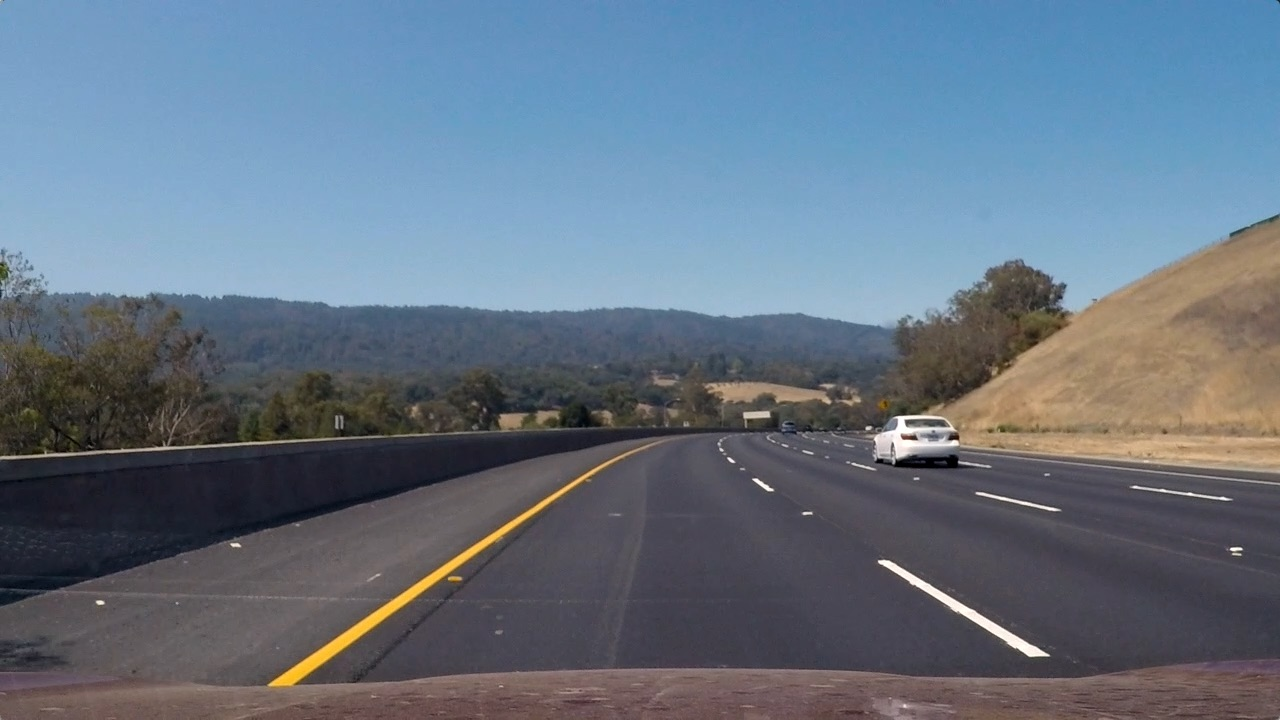
#> input picture test_images/test3.jpg, 1280 x 720 px
$ jupyter execute Processing.ipynb   (shell and % lines are left out)   (older library calls are emulated)
#> lines starting #> are read from the running program, lines starting #| are printed output that depends on the picture; after the words box and inside, x2 and y2 are one past the last pixel; in counts of white or black regions, pixels touching at a corner belong together
[cell 1]
import numpy as np
import cv2
import matplotlib.pyplot as plt
import pickle
import random

from __future__ import print_function
from ipywidgets import interact, interactive, fixed
import ipywidgets as widgets

# Visualizations will be shown in the notebook.
plt.rcParams["figure.figsize"] = [10, 10]

src = np.float32(
    [[0, 720],
    [1280, 720],
    [542, 464],
    [738, 464]])

#src = np.float32(
#    [[0, 720],
#    [1280, 720],
#    [510, 480],
#    [770, 480]]

dst = np.float32(
    [[0, 720],
    [1280, 720],
    [0, 0],
    [1280, 0]])

m = cv2.getPerspectiveTransform(src, dst)
m_inv = cv2.getPerspectiveTransform(dst, src)

[cell 2]
def abs_sobel_thres(img, orient='x', sobel_thresh=(20, 100)):
    """
    Takes an image, gradient orientation, and threshold min/max values
    """
    # Convert to grayscale
    gray = cv2.cvtColor(img, cv2.COLOR_RGB2GRAY)
    # Apply x or y gradient with the OpenCV Sobel() function
    # and take the absolute value
    if orient == 'x':
        abs_sobel = np.absolute(cv2.Sobel(gray, cv2.CV_64F, 1, 0))
    if orient == 'y':
        abs_sobel = np.absolute(cv2.Sobel(gray, cv2.CV_64F, 0, 1))
    # Rescale back to 8 bit integer
    scaled_sobel = np.uint8(255*abs_sobel/np.max(abs_sobel))
    # Create a copy and apply the threshold
    binary_output = np.zeros_like(scaled_sobel)
    # Here I'm using inclusive (>=, <=) thresholds, but exclusive is ok too
    binary_output[(scaled_sobel >= sobel_thresh[0]) & (scaled_sobel <= sobel_thresh[1])] = 1

    # Return the result
    return binary_output

def mag_thres(img, sobel_kernel=3, mag_thresh=(30, 100)):
    """
    Return the magnitude of the gradient
    for a given sobel kernel size and threshold values
    """
    # Convert to grayscale
    gray = cv2.cvtColor(img, cv2.COLOR_RGB2GRAY)
    # Take both Sobel x and y gradients
    sobelx = cv2.Sobel(gray, cv2.CV_64F, 1, 0, ksize=sobel_kernel)
    sobely = cv2.Sobel(gray, cv2.CV_64F, 0, 1, ksize=sobel_kernel)
    # Calculate the gradient magnitude
    gradmag = np.sqrt(sobelx**2 + sobely**2)
    # Rescale to 8 bit
    scale_factor = np.max(gradmag)/255
    gradmag = (gradmag/scale_factor).astype(np.uint8)
    # Create a binary image of ones where threshold is met, zeros otherwise
    binary_output = np.zeros_like(gradmag)
    binary_output[(gradmag >= mag_thresh[0]) & (gradmag <= mag_thresh[1])] = 1

    # Return the binary image
    return binary_output

def dir_thres(img, sobel_kernel=3, dir_thresh=(0, np.pi/2)):
    """
    Return the direction of the gradient
    for a given sobel kernel size and threshold values
    """
    # Convert to grayscale
    gray = cv2.cvtColor(img, cv2.COLOR_RGB2GRAY)
    # Calculate the x and y gradients
    sobelx = cv2.Sobel(gray, cv2.CV_64F, 1, 0, ksize=sobel_kernel)
    sobely = cv2.Sobel(gray, cv2.CV_64F, 0, 1, ksize=sobel_kernel)
    # Take the absolute value of the gradient direction,
    # apply a threshold, and create a binary image result
    absgraddir = np.arctan2(np.absolute(sobely), np.absolute(sobelx))
    binary_output =  np.zeros_like(absgraddir)
    binary_output[(absgraddir >= dir_thresh[0]) & (absgraddir <= dir_thresh[1])] = 1

    # Return the binary image
    return binary_output

def HLS_thres(img, HLS_thresh=(100, 255)):
    """
    Convert RGB to HLS and threshold to binary image using S channel
    """
    hls = cv2.cvtColor(img, cv2.COLOR_RGB2HLS)
    s_channel = hls[:,:,2]
    binary_output = np.zeros_like(s_channel)
    binary_output[(s_channel > HLS_thresh[0]) & (s_channel <= HLS_thresh[1])] = 1
    return binary_output

def HSV_thres(img, HSV_thresh=(100, 255)):
    """
    Convert RGB to HLS and threshold to binary image using S channel
    """
    hsv = cv2.cvtColor(img, cv2.COLOR_RGB2HSV)
    v_channel = hsv[:,:,2]
    binary_output = np.zeros_like(v_channel)
    binary_output[(v_channel > HSV_thresh[0]) & (v_channel <= HSV_thresh[1])] = 1
    return binary_output

def yellow(img):
    hsv = cv2.cvtColor(img, cv2.COLOR_RGB2HSV)
    lower_yellow = np.array([0,100,100])
    upper_yellow = np.array([50,255,255])
    mask = cv2.inRange(hsv, lower_yellow, upper_yellow)
    mask = mask/255
    return mask

def white(img):
    hsv = cv2.cvtColor(img, cv2.COLOR_RGB2HSV)
    lower_white = np.array([18,0,170])
    upper_white = np.array([255,80,255])
    mask = cv2.inRange(hsv, lower_white, upper_white)
    mask = mask/255
    return mask

[cell 3]
with open('calibration_data/calibration_matrices.p', 'rb') as f:
#> (reads calibration_data/calibration_matrices.p from the repository)
    save_dict = pickle.load(f)
mtx = save_dict['mtx']
dist = save_dict['dist']
print(mtx)
print()
print(dist)

[cell 4]
image_file = 'test_images/test3.jpg'
image = cv2.imread(image_file)
#> image is the input picture: shape (720, 1280, 3); mean B, G, R 130.7, 115.3, 101.1
image = cv2.resize(image, (1280, 720))
image = cv2.cvtColor(image, cv2.COLOR_BGR2RGB)
image = cv2.undistort(image, mtx, dist, None, mtx)
plt.imshow(image, cmap="gray")
plt.title('Undistorted images')

[cell 5]
def yellow(img):
    hsv = cv2.cvtColor(img, cv2.COLOR_RGB2HSV)
#> hsv: shape (720, 1280, 3); mean H, S, V 96.8, 71.3, 138
    lower_yellow = np.array([0,50,100])
    upper_yellow = np.array([50,255,255])
    mask = cv2.inRange(hsv, lower_yellow, upper_yellow)
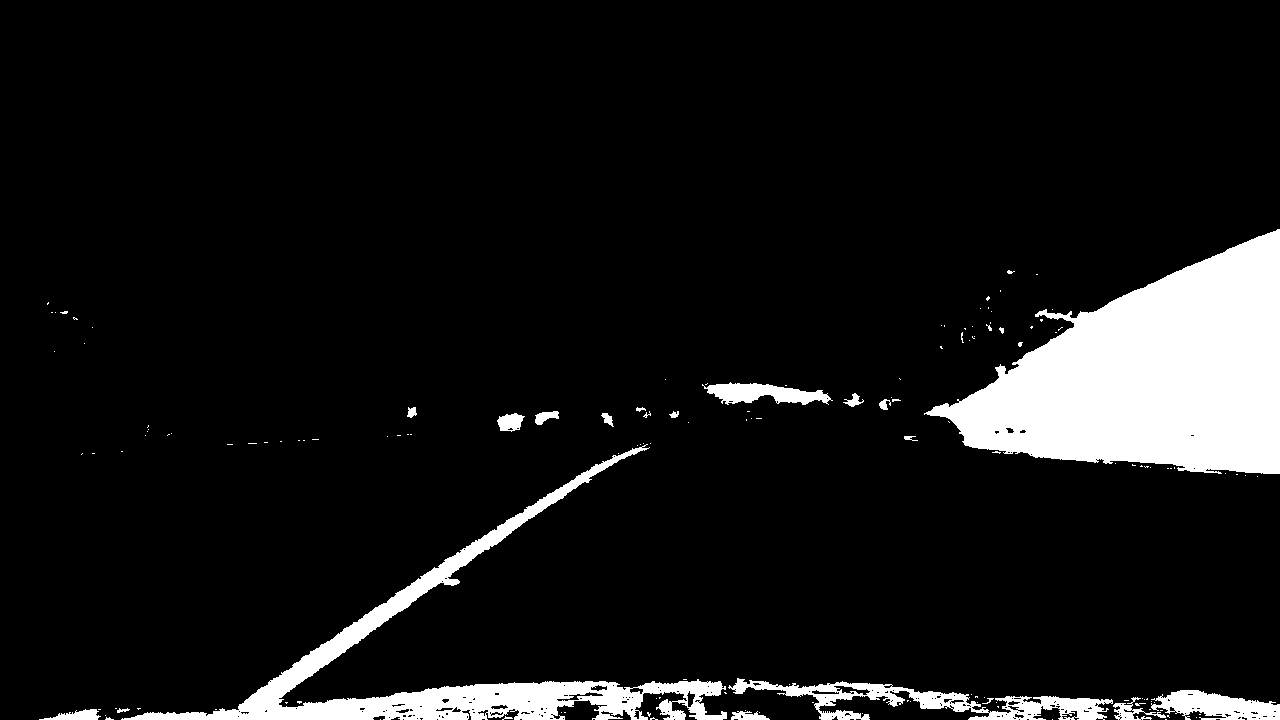
#> mask: shape (720, 1280); 8.9% white; 148 white regions (127 under 20 px), largest, box (x1, y1, x2, y2) and area: (924, 229, 1280, 474) 51012, (121, 444, 727, 720) 19160, (728, 678, 1113, 720) 5176
    mask = mask/255
    return mask

yellow_mask = yellow(image)
plt.imshow(yellow_mask, cmap="gray")

[cell 6]
def white(img):
    hsv = cv2.cvtColor(img, cv2.COLOR_RGB2HSV)
    lower_white = np.array([5,0,170])
    upper_white = np.array([255,80,255])
    mask = cv2.inRange(hsv, lower_white, upper_white)
#> mask: shape (720, 1280); 8.8% white; 157 white regions (117 under 20 px), largest, box (x1, y1, x2, y2) and area: (0, 185, 1274, 327) 73893, (881, 563, 1068, 669) 1867, (883, 415, 965, 463) 1491
    mask = mask/255
    return mask

white_mask = white(image)
plt.imshow(white_mask, cmap="gray")

[cell 7]
def update_sobel(x_min,x_max):
    abs_sobel_bin = abs_sobel_thres(image,orient='x',sobel_thresh=(x_min, x_max))
    plt.imshow(abs_sobel_bin, cmap="gray")
    plt.title('Absolute Sobel Thresholding')

interact(update_sobel,
         x_min=widgets.IntSlider(min=0,max=255,step=1,value=30),
         x_max=widgets.IntSlider(min=0,max=255,step=1,value=255));
#> the sliders are set to x_min = 30, x_max = 255
#> in update_sobel, `abs_sobel_bin = abs_sobel_thres(image,orient='x',sobel_thresh=(x_min, ..`: abs_sobel_bin: shape (720, 1280); values 0 (black) and 1 (white), 1.5% white in thin lines or dots, all inside (x1, y1, x2, y2) = (1, 219, 1279, 720)

[cell 8]
def update_magnitude(m_min,m_max):
    mag_bin = mag_thres(image,sobel_kernel=3, mag_thresh=(m_min, m_max))
    plt.imshow(mag_bin, cmap="gray")
    plt.title('Magnitude Sobel Thresholding')

interact(update_magnitude,
         m_min=widgets.IntSlider(min=0,max=255,step=1,value=60),
         m_max=widgets.IntSlider(min=0,max=255,step=1,value=255));
#> the sliders are set to m_min = 60, m_max = 255
#> in mag_thres, `gradmag = np.sqrt(sobelx**2 + sobely**2)`:
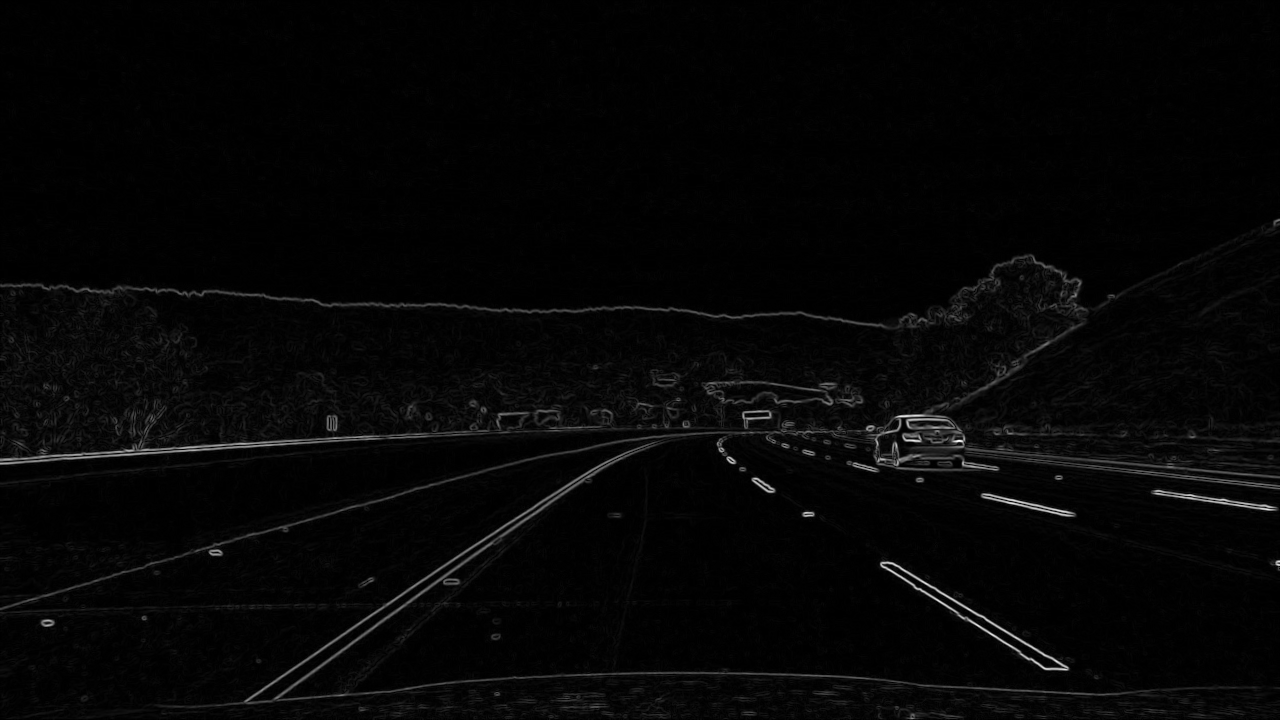
#> gradmag: shape (720, 1280) float64; min 0, max 773.7, mean 18.3; drawn with min black and max white
#> in mag_thres, `scale_factor = np.max(gradmag)/255`: scale_factor = 3.03
#> in update_magnitude, `mag_bin = mag_thres(image,sobel_kernel=3, mag_thresh=(m_min, m_max))`: mag_bin: shape (720, 1280); values 0 (black) and 1 (white), 1.6% white in thin lines or dots, all inside (x1, y1, x2, y2) = (0, 219, 1280, 719)

[cell 9]
def update_direction(d_min,d_max):
    dir_bin = dir_thres(image,sobel_kernel=15, dir_thresh=(d_min, d_max))
    plt.imshow(dir_bin, cmap="gray")
    plt.title('Direction Sobel Thresholding')

interact(update_direction,
         d_min=widgets.FloatSlider(min=0,max=np.pi,step=0.001,value=0.7),
         d_max=widgets.FloatSlider(min=0,max=np.pi,step=0.001,value=1.1));
#> the sliders are set to d_min = 0.7, d_max = 1.1
#> in update_direction, `dir_bin = dir_thres(image,sobel_kernel=15, dir_thresh=(d_min, d_max))`: dir_bin: shape (720, 1280) float64; values 0 (black) and 1 (white), 24.5% white in thin lines or dots

[cell 10]
def update_HLS(h_min,h_max):
    hls_bin = HLS_thres(image, HLS_thresh=(h_min, h_max))
    plt.imshow(hls_bin, cmap="gray")
    plt.title('HLS Thresholding')

interact(update_HLS,
         h_min=widgets.IntSlider(min=0,max=255,step=1,value=15),
         h_max=widgets.IntSlider(min=0,max=255,step=1,value=255));
#> the sliders are set to h_min = 15, h_max = 255
#> in HLS_thres, `hls = cv2.cvtColor(img, cv2.COLOR_RGB2HLS)`: hls: shape (720, 1280, 3); mean of channels 0, 1, 2 96.7, 116.1, 61.6
#> in update_HLS, `hls_bin = HLS_thres(image, HLS_thresh=(h_min, h_max))`: hls_bin: shape (720, 1280); values 0 (black) and 1 (white), 83.3% white; 451 black regions (373 under 20 px), largest, box (x1, y1, x2, y2) and area: (0, 224, 1280, 711) 141748, (1110, 653, 1222, 688) 1870, (1129, 536, 1206, 566) 815

[cell 11]
def update_HSV(hmin,hmax):
    hsv_bin = HSV_thres(image, HSV_thresh=(hmin, hmax))
    plt.imshow(hsv_bin, cmap="gray")
    plt.title('HSV Thresholding')

interact(update_HSV,
         hmin=widgets.IntSlider(min=0,max=255,step=1,value=175),
         hmax=widgets.IntSlider(min=0,max=255,step=1,value=255));
#> the sliders are set to hmin = 175, hmax = 255
#> in HSV_thres, `v_channel = hsv[:,:,2]`:
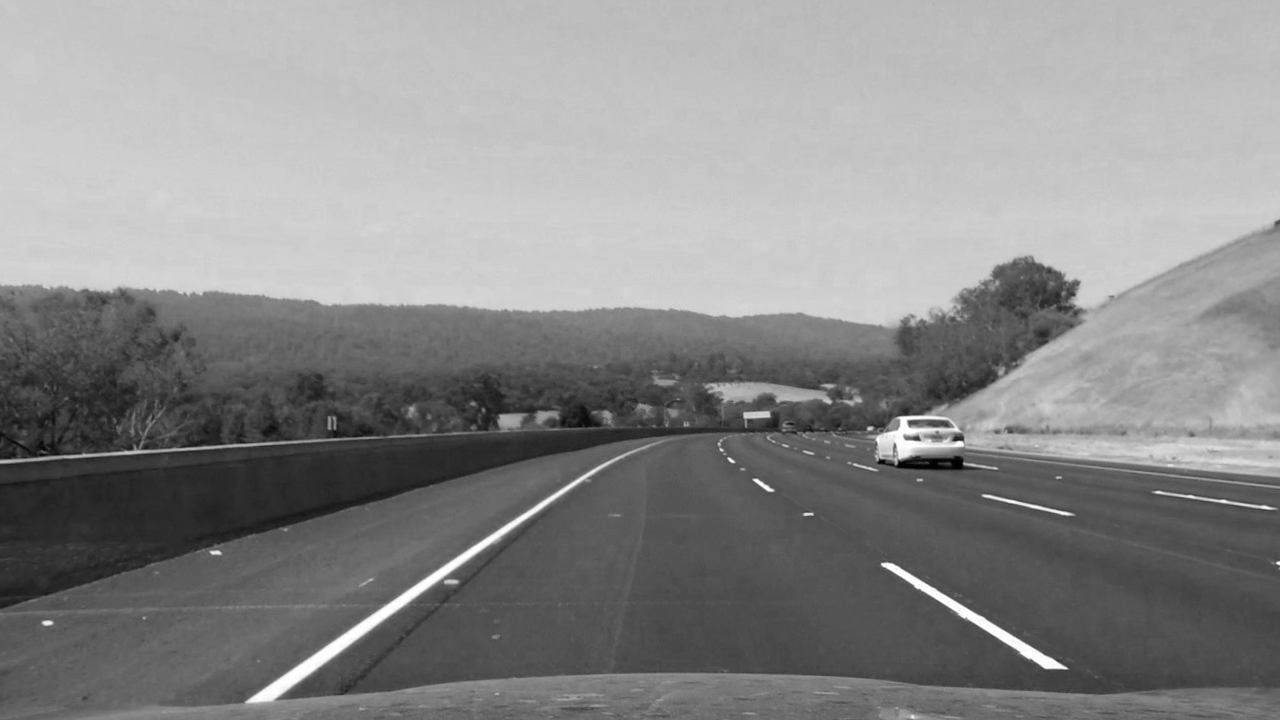
#> v_channel: shape (720, 1280); min 0, max 255, mean 138
#> in update_HSV, `hsv_bin = HSV_thres(image, HSV_thresh=(hmin, hmax))`: hsv_bin: shape (720, 1280); values 0 (black) and 1 (white), 43.4% white; 117 white regions (79 under 20 px), largest, box (x1, y1, x2, y2) and area: (0, 0, 1280, 327) 378225, (1014, 435, 1280, 476) 5928, (246, 454, 626, 704) 3943

[cell 12]
def combined_thresh(img):
    abs_bin = abs_sobel_thres(img, orient='x', sobel_thresh=(60, 255))
#> abs_bin: shape (720, 1280); values 0 (black) and 1 (white), 0.51% white in thin lines or dots, all inside (x1, y1, x2, y2) = (13, 221, 1279, 719)
    mag_bin = mag_thres(img, sobel_kernel=3, mag_thresh=(60, 255))
    dir_bin = dir_thres(img, sobel_kernel=15, dir_thresh=(0.7, 1.1))
    hls_bin = HLS_thres(img, HLS_thresh=(12, 255))
#> hls_bin: shape (720, 1280); values 0 (black) and 1 (white), 87.8% white; 346 black regions (267 under 20 px), largest, box (x1, y1, x2, y2) and area: (0, 406, 1280, 707) 69424, (0, 294, 518, 420) 9746, (871, 518, 1075, 684) 6744
    hsv_bin = HSV_thres(img, HSV_thresh=(170, 255))
#> hsv_bin: shape (720, 1280); values 0 (black) and 1 (white), 44.2% white; 144 white regions (100 under 20 px), largest, box (x1, y1, x2, y2) and area: (0, 0, 1280, 327) 378569, (974, 304, 1180, 433) 7321, (965, 432, 1280, 476) 7184
    yellow_bin = yellow(img)
    white_bin= white(img)
    combined = np.zeros_like(dir_bin)
    #combined[(abs_bin == 1 | ((mag_bin == 1) & (dir_bin == 1))) | ((hls_bin == 1)&(hsv_bin == 1)) ] = 1
    combined[(abs_bin == 1 | ((mag_bin == 1) & (dir_bin == 1))) | ((hls_bin == 1)&(hsv_bin == 1)) | ((yellow_bin == 1)|(white_bin == 1))] = 1
    #combined[((yellow_bin == 1)|(white_bin == 1))] = 1

    return combined

[cell 13]
binary = combined_thresh(image)
#> binary: shape (720, 1280) float64; values 0 (black) and 1 (white), 50.8% white; 199 black regions (171 under 20 px), largest, box (x1, y1, x2, y2) and area: (0, 219, 1280, 720) 449439, (634, 692, 697, 720) 878, (551, 700, 607, 720) 629
plt.imshow(binary, cmap="gray")
plt.title('Combined Thresholding')

[cell 14]
warped = cv2.warpPerspective(binary, m, (binary.shape[1], binary.shape[0]), flags=cv2.INTER_LINEAR)
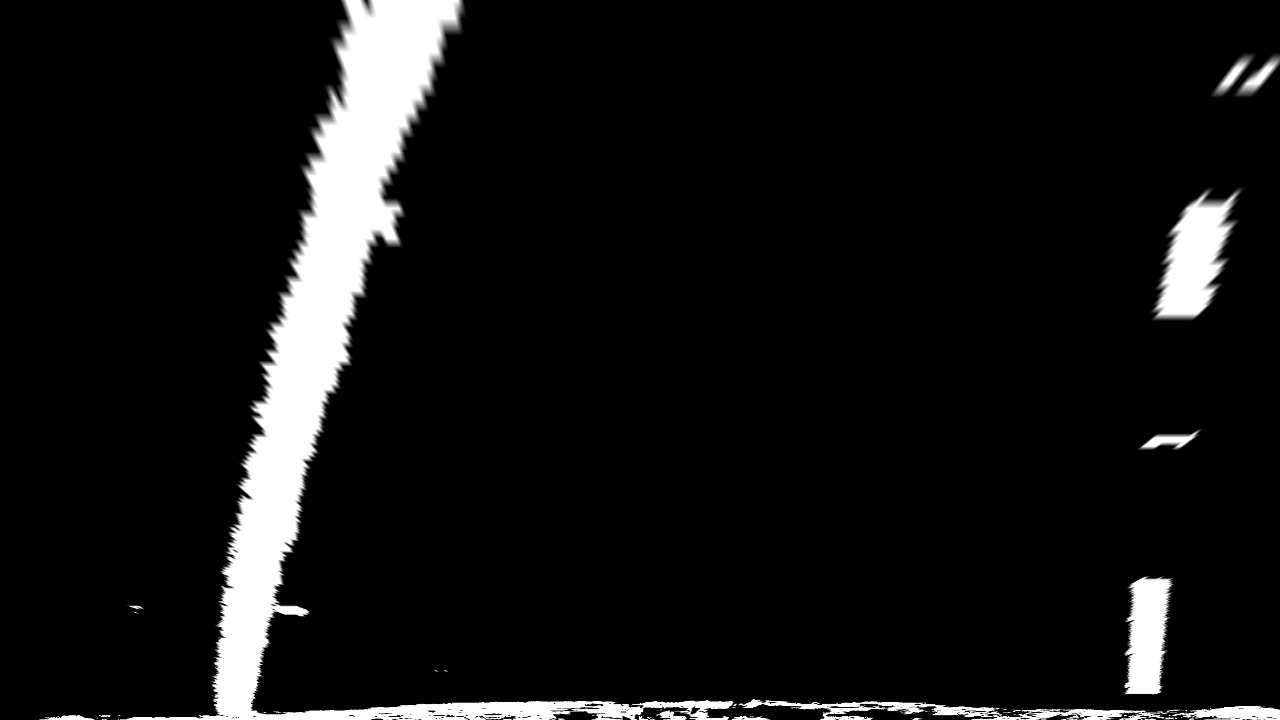
#> warped: shape (720, 1280) float64; min 0, max 1, mean 0.0782
plt.imshow(warped, cmap="gray")
plt.title('Warped image')
